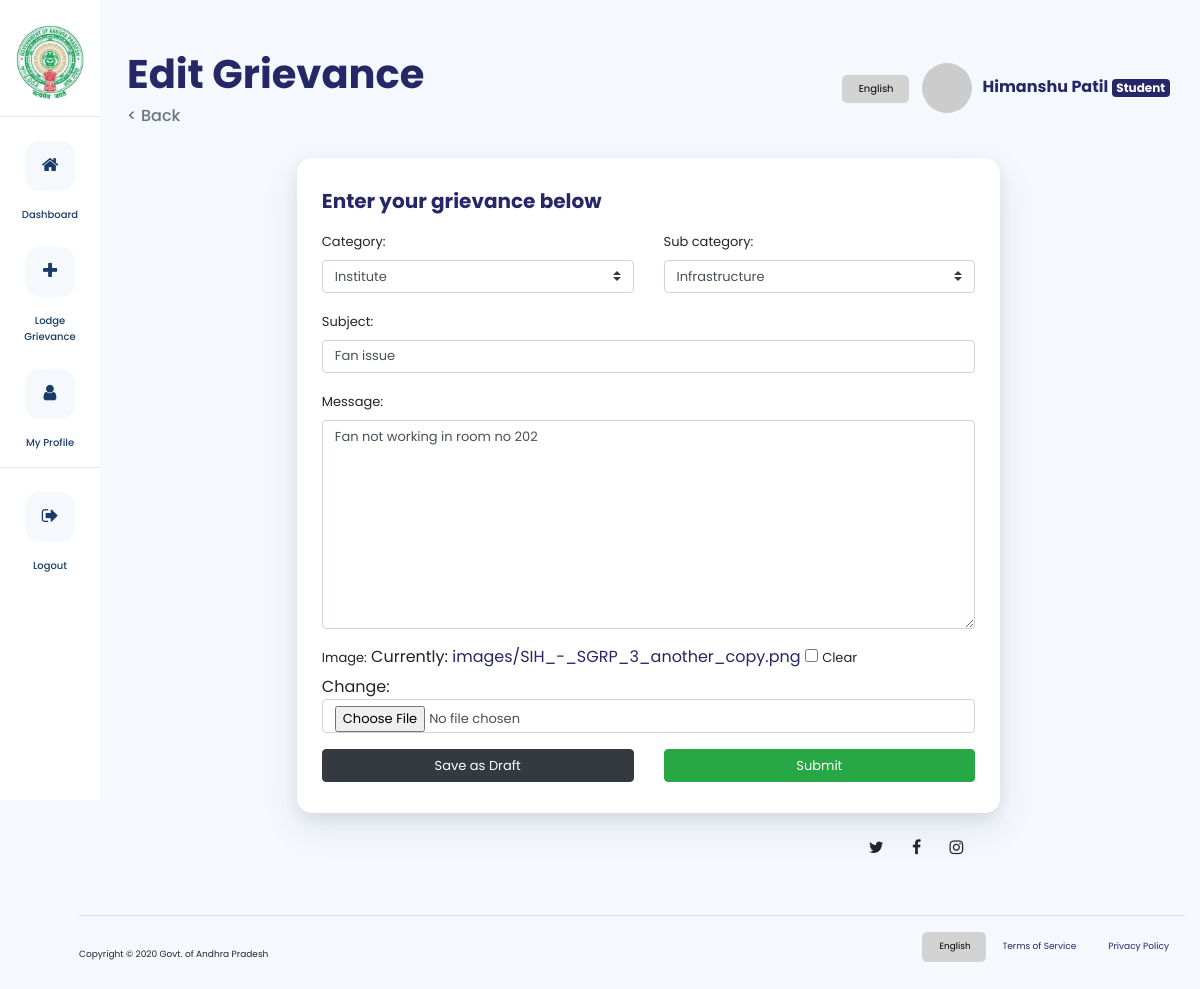
The page /dashboard/edit-draft/grievance/202008030003/ (signed in) on the database its author committed.
### accounts/models.py (models this page shows, shortened)
class User(DesignationConstants, AbstractUser):
    first_name = models.CharField(max_length=50)
    last_name = models.CharField(max_length=50)
    designation = models.CharField(max_length=5, choices=DesignationConstants.DESIGNATION_CHOICES)
    REQUIRED_FIELDS = ['first_name', 'last_name']

### studentg/models.py (models this page shows, shortened)
class Grievance(StatusConstants, models.Model):
    user = models.ForeignKey(User, on_delete=models.CASCADE, related_name='grievances')
    date = models.DateField(auto_now_add=True)
    redressal_body = models.ForeignKey(RedressalBody, on_delete=models.CASCADE, related_name='grievances')
    daytoken = models.IntegerField()
    last_update = models.DateField(auto_now=True)
    status = models.PositiveSmallIntegerField(choices=StatusConstants.STATUS_CHOICES, default=StatusConstants.REVIEW)
    message = models.TextField(max_length=1000)
    subject = models.CharField(max_length=255)
    image = models.ImageField(null=True, blank=True, upload_to='images/')
    UNIVERSITY = 1
    INSTITUTE = 2
    DEPARTMENT = 3
    CATEGORY_CHOICES = [
        (UNIVERSITY, 'University'),
        (INSTITUTE, 'Institute'),
        (DEPARTMENT, 'Department'),
    ]
    category = models.PositiveSmallIntegerField(choices=CATEGORY_CHOICES)
    sub_category = models.ForeignKey(SubCategory, on_delete=models.CASCADE)
    class Meta:
        unique_together = (("date", "daytoken"),)
        ordering = ['-last_update']
    @classmethod
    def get_from_token(cls, token):
        date = datetime.datetime.strptime(token[:-4], "%Y%m%d").date()
        daytoken = int(token[-4:])
        try:
            grievance = cls.objects.get(date=date, daytoken=daytoken)
        except cls.DoesNotExist:
            grievance = None
        return grievance

### studentg/views.py (the view, shortened to what this page needs)
# urls.py: path('edit-draft/grievance/<token>/', views.EditDraftGrievance.as_view(), name="edit_grievance"),
@method_decorator(login_required, name="dispatch")
@method_decorator(is_owner_of_grievance(raise_denied=True), name="dispatch")
class EditDraftGrievance(UpdateView):
    model = Grievance
    form_class = NewGrievanceForm
    template_name = 'studentg/edit_grievance.html'
    success_url = reverse_lazy('dashboard')
    def get_object(self, queryset=None):
        try:
            return Grievance.get_from_token(self.kwargs['token'])
        except Grievance.DoesNotExist:
            raise Http404()
    def get_form_kwargs(self):
        kwargs = super(EditDraftGrievance, self).get_form_kwargs()
        kwargs.update({'user': self.request.user})
        return kwargs

### studentg/forms.py (shortened to what this page needs)
class NewGrievanceForm(forms.ModelForm):
    class Meta:
        model = Grievance
        fields = ['category', 'sub_category', 'subject', 'message', 'image']
    def __init__(self, *args, **kwargs):
        user = kwargs.pop('user')
        super(NewGrievanceForm, self).__init__(*args, **kwargs)
        self.fields['sub_category'].queryset = SubCategory.objects.none()
        if kwargs['instance']:
            self.fields['sub_category'].queryset = kwargs['instance'].redressal_body.subcategories

### accounts/templatetags/gravatar.py (called while the page is built)
@register.filter
def gravatar(user):
    email = user.email.lower().encode('utf-8')
    default = 'mm'
    size = 256
    url = 'https://www.gravatar.com/avatar/{md5}?{params}'.format(
        md5=hashlib.md5(email).hexdigest(),
        params=urlencode({'d': default, 's': str(size)})
    )
    return url

### redressal/models.py (called while the page is built)
    def __str__(self):
        return self.sub_type

### templates/studentg/edit_grievance.html (shortened to what this page needs)
{% extends 'studentg/dashboard_base.html' %}
{% load static %}
{% load widget_tweaks %}
{% block page_heading %}Edit Grievance{% endblock page_heading %}
{% block page_content %}
    <div class="container mt-3 pl-lg-5">
        <div class="row justify-content-center">
            <div class="col-lg-8 col-12 px-lg-3">
                <div class="card-custom mt-2 mt-lg-1 help-card">
                    <div class="row justify-content-between align-items-center">
                        <div class="col">
                            <h5 class="my-3 card-custom-title">Enter your grievance below</h5>
                        </div>
                    </div>
                    <form method="post" enctype="multipart/form-data" class="form-loads-subcategories"
                          data-sub-categories-url="{% url 'load_subcategories' %}">
                        <div class="form-group mb-3  volunteer-field">
                            <div class="row">
                                <div class="col">
                                    {{ form.category.label_tag }}
                                    {% render_field form.category class="custom-select" %}
                                </div>
                                <div class="col">
                                    {{ form.sub_category.label_tag }}
                                    {% render_field form.sub_category class="custom-select" %}
                                </div>
                            </div>
                        </div>
                        <div class="form-group mb-3 ">
                            {{ form.subject.label_tag }}
                            {% render_field form.subject class="form-control" placeholder="Subject" %}
                        </div>
                        <div class="form-group my-3">
                            {{ form.message.label_tag }}
                            {% render_field form.message class="form-control" placeholder="Description..." %}
                        </div>
                        <div class="form-group">
                            {{ form.image.label_tag }}
                            {% render_field form.image class="form-control" %}
                        </div>
                        <div style="text-align: center" class=" mb-3 ">
                            <div class="row">
                                <div class="col">
                                    <button type="submit" class="btn btn-dark submit_grievance" name="draft_submit"
                                            style="width: 100%">
                                        Save as Draft
                                    </button>
                                </div>
                                <div class="col">
                                    <button type="submit" class="btn btn-success submit_grievance" name="true_submit"
                                            style="width: 100%">Submit
                                    </button>
                                </div>
                            </div>
                        </div>
                    </form>
                </div>
            </div>
        </div>
    </div>
{% endblock page_content %}

### templates/studentg/dashboard_base.html (shortened to what this page needs)
{% load static %}
{% load gravatar %}
<!DOCTYPE html>
<html lang="en">
<head>
    <link href="{% static 'assets/css/custom-css/index.css' %}" rel="stylesheet"/>
    <link rel="stylesheet" href="https://stackpath.bootstrapcdn.com/bootstrap/4.4.1/css/bootstrap.min.css"
>
    <link href="{% static 'assets/css/font-awesome.min.css' %}" rel="stylesheet"/>
</head>
<body class="landing-page pl-lg-5 ml-lg-3"
      style="background-color: #f5f9fe">
<div class="partials_sidebar_import d-none d-lg-block">
    {% include "studentg/includes/partial_sidebar.html" %}
</div>
<div class="container pl-lg-5 mt-4 mt-lg-0 mb-2">
    <div class="col page-title mt-5 mt-lg-0" style="padding-top: 50px; padding-bottom: 5px;">
        <div class="row align-items-center" align="center">
            <div class="col">
                <h1 class="font-weight-bold" style="color:#252766; text-align: left">{% block page_heading %}{% endblock page_heading %}</h1>
                <h6 href="grievances_list.html" class="text-muted" style="text-align: left; cursor: pointer"
                    onClick="javascript:history.go(-1)" class="text-muted">< Back</h6>
            </div>
            <div class="col justify-content-end d-none d-lg-block">
                <h6 class="font-weight-bold" style="color:#252766; text-align: end">
                    <select onchange="doGTranslate(this);" style="border-radius: 5px; font-size: x-small; padding: 8px 16px !important; ::ms-expand{ display: none}; -webkit-appearance: none;
    -moz-appearance: none;
    text-indent: 1px;
    text-overflow: ''; border: none; cursor: pointer;background-color: lightgrey; color:black">
                        <option class="lang notranslate" value="en|en">English</option>
                    </select>
                    <img src="{{ request.user|gravatar }}" class="profile-pic-dashboard" height="50">
                    {{ request.user.first_name }} {{ request.user.last_name }}
                    <span class="badge badge-secondary"
                          style="background-color:#252766">{{ request.user.get_designation_display }}</span>
                </h6>
            </div>
        </div>
    </div>
</div>
{% block page_content %}
{% endblock page_content %}
<div class="partials_footer">
    {% include "includes/partial_footer.html" %}
</div>
</body>
</html>

### static/assets/css/custom-css/index.css (style rules this page uses)
.card-custom-title { font-weight: bold; color: #252766; }
.partials_sidebar_import { padding-top: 25px; left: 0; width: 100px; height: 100vh; z-index: 100; color: white; position: fixed; background-color: white; overflow-y: scroll; }
.lang { color: black; }
.page-title { padding-top: 100px; padding-bottom: 50px; color: white; font-family: 'Poppins', sans-serif; text-align: center; }
.card-custom { background-color: white; border-radius: 15px; padding: 15px 15px; box-shadow: 0 15px 35px rgba(50, 50, 93, 0.1), 0 5px 15px rgba(0, 0, 0, 0.07) !important; }
.card-custom input, .card-custom select, .card-custom button, .card-custom textarea, .card-custom p, .card-custom .custom-checkbox, .card-custom label, table thead, table tbody, .card-custom h6 { font-size: x-small !important; }
@media (min-width: 992px) { .card-custom input, .card-custom select, .card-custom button, .card-custom textarea, .card-custom p, .card-custom .custom-checkbox, .card-custom label, table thead, table tbody, .card-custom h6 { font-size: small !important; } }
@media (min-width: 992px) { .card-custom { padding: 15px 25px; } }
.profile-pic-dashboard { width: 50px; border-radius: 50%; }
body { font-family: 'Poppins', sans-serif; }
* { font-family: 'Poppins', sans-serif; }
a { color: #252766 !important; }
html { scroll-behavior: smooth; }

### templates/studentg/includes/partial_navbar.html (style rules this page uses)
body { top: 0 !important; }

### templates/studentg/dashboard_base.html (style rules this page uses)
body { top: 0 !important; }

### rows shown on the page
User: user.first_name "Himanshu", user.last_name "Patil", user.designation "Student"
Grievance: category "Institute", sub_category "Infrastructure", subject "Fan issue", message "Fan not working in room no 202"
